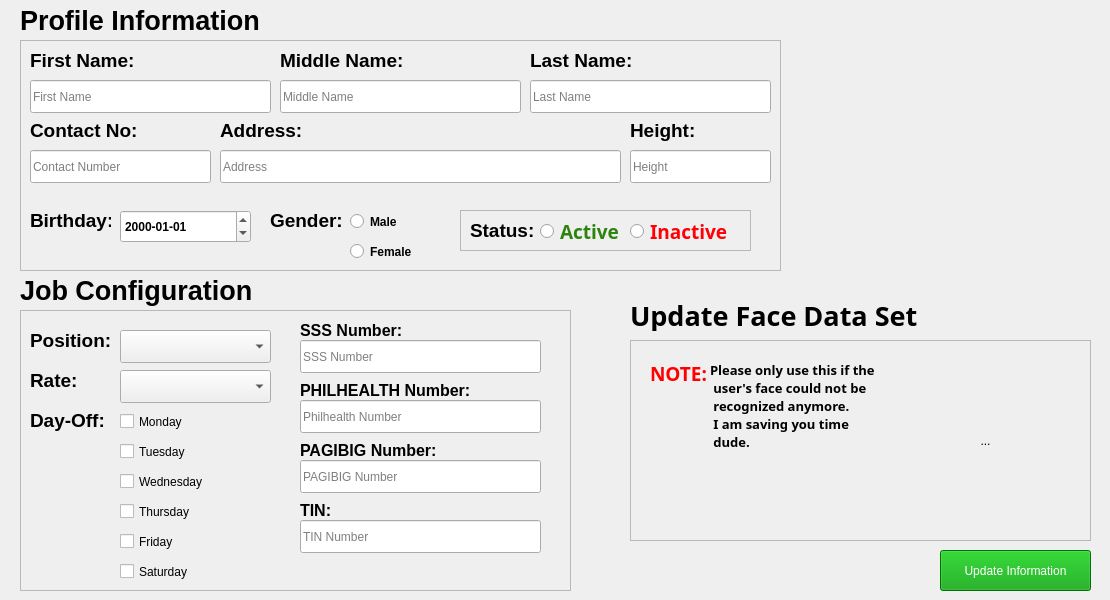
    <widget class="QWidget" name="tab_3">
     <attribute name="icon">
      <iconset>
       <normaloff>../icons/settings2.png</normaloff>../icons/settings2.png</iconset>
     </attribute>
     <attribute name="title">
      <string>Settings and Configurations</string>
     </attribute>
     <widget class="QPushButton" name="update_btn">
      <property name="geometry">
       <rect>
        <x>940</x>
        <y>550</y>
        <width>151</width>
        <height>41</height>
       </rect>
      </property>
      <property name="focusPolicy">
       <enum>Qt::TabFocus</enum>
      </property>
      <property name="styleSheet">
       <string notr="true">color: #fff;
background-color: rgb(0, 156, 5);
font: 14px/20px &quot;Helvetica Neue&quot;,Helvetica,Arial,sans-serif;</string>
      </property>
      <property name="text">
       <string>Update Information</string>
      </property>
      <property name="iconSize">
       <size>
        <width>30</width>
        <height>30</height>
       </size>
      </property>
     </widget>
     <widget class="QLabel" name="label_8">
      <property name="geometry">
       <rect>
        <x>630</x>
        <y>300</y>
        <width>291</width>
        <height>31</height>
       </rect>
      </property>
      <property name="font">
       <font>
        <family>Noto Sans</family>
        <pointsize>20</pointsize>
        <weight>75</weight>
        <bold>true</bold>
        <underline>false</underline>
       </font>
      </property>
      <property name="text">
       <string>Update Face Data Set</string>
      </property>
     </widget>
     <widget class="QFrame" name="generalInfo_frame_2">
      <property name="geometry">
       <rect>
        <x>20</x>
        <y>310</y>
        <width>551</width>
        <height>281</height>
       </rect>
      </property>
      <property name="frameShape">
       <enum>QFrame::StyledPanel</enum>
      </property>
      <property name="frameShadow">
       <enum>QFrame::Raised</enum>
      </property>
      <widget class="QLineEdit" name="pagibig_txt">
       <property name="geometry">
        <rect>
         <x>280</x>
         <y>150</y>
         <width>241</width>
         <height>33</height>
        </rect>
       </property>
       <property name="placeholderText">
        <string>PAGIBIG Number</string>
       </property>
      </widget>
      <widget class="QLabel" name="label_11">
       <property name="geometry">
        <rect>
         <x>10</x>
         <y>20</y>
         <width>81</width>
         <height>21</height>
        </rect>
       </property>
       <property name="font">
        <font>
         <family>Arial</family>
         <pointsize>14</pointsize>
         <weight>75</weight>
         <bold>true</bold>
        </font>
       </property>
       <property name="text">
        <string>Position:</string>
       </property>
      </widget>
      <widget class="QComboBox" name="position_combo">
       <property name="geometry">
        <rect>
         <x>100</x>
         <y>20</y>
         <width>151</width>
         <height>33</height>
        </rect>
       </property>
      </widget>
      <widget class="QLabel" name="label_13">
       <property name="geometry">
        <rect>
         <x>10</x>
         <y>100</y>
         <width>81</width>
         <height>21</height>
        </rect>
       </property>
       <property name="font">
        <font>
         <family>Arial</family>
         <pointsize>14</pointsize>
         <weight>75</weight>
         <bold>true</bold>
        </font>
       </property>
       <property name="text">
        <string>Day-Off:</string>
       </property>
      </widget>
      <widget class="QLabel" name="label_12">
       <property name="geometry">
        <rect>
         <x>10</x>
         <y>60</y>
         <width>51</width>
         <height>21</height>
        </rect>
       </property>
       <property name="font">
        <font>
         <family>Arial</family>
         <pointsize>14</pointsize>
         <weight>75</weight>
         <bold>true</bold>
        </font>
       </property>
       <property name="text">
        <string>Rate:</string>
       </property>
      </widget>
      <widget class="QLineEdit" name="sss_txt">
       <property name="geometry">
        <rect>
         <x>280</x>
         <y>30</y>
         <width>241</width>
         <height>33</height>
        </rect>
       </property>
       <property name="placeholderText">
        <string>SSS Number</string>
       </property>
      </widget>
      <widget class="QLineEdit" name="philhealth_txt">
       <property name="geometry">
        <rect>
         <x>280</x>
         <y>90</y>
         <width>241</width>
         <height>33</height>
        </rect>
       </property>
       <property name="placeholderText">
        <string>Philhealth Number</string>
       </property>
      </widget>
      <widget class="QLineEdit" name="tin_txt">
       <property name="geometry">
        <rect>
         <x>280</x>
         <y>210</y>
         <width>241</width>
         <height>33</height>
        </rect>
       </property>
       <property name="placeholderText">
        <string>TIN Number</string>
       </property>
      </widget>
      <widget class="QComboBox" name="rate_combo">
       <property name="geometry">
        <rect>
         <x>100</x>
         <y>60</y>
         <width>151</width>
         <height>33</height>
        </rect>
       </property>
      </widget>
      <widget class="QLabel" name="label_26">
       <property name="geometry">
        <rect>
         <x>280</x>
         <y>10</y>
         <width>131</width>
         <height>21</height>
        </rect>
       </property>
       <property name="font">
        <font>
         <family>Arial</family>
         <pointsize>12</pointsize>
         <weight>75</weight>
         <bold>true</bold>
        </font>
       </property>
       <property name="text">
        <string>SSS Number:</string>
       </property>
      </widget>
      <widget class="QLabel" name="label_27">
       <property name="geometry">
        <rect>
         <x>280</x>
         <y>70</y>
         <width>181</width>
         <height>21</height>
        </rect>
       </property>
       <property name="font">
        <font>
         <family>Arial</family>
         <pointsize>12</pointsize>
         <weight>75</weight>
         <bold>true</bold>
        </font>
       </property>
       <property name="text">
        <string>PHILHEALTH Number:</string>
       </property>
      </widget>
      <widget class="QLabel" name="label_28">
       <property name="geometry">
        <rect>
         <x>280</x>
         <y>130</y>
         <width>151</width>
         <height>21</height>
        </rect>
       </property>
       <property name="font">
        <font>
         <family>Arial</family>
         <pointsize>12</pointsize>
         <weight>75</weight>
         <bold>true</bold>
        </font>
       </property>
       <property name="text">
        <string>PAGIBIG Number:</string>
       </property>
      </widget>
      <widget class="QLabel" name="label_29">
       <property name="geometry">
        <rect>
         <x>280</x>
         <y>190</y>
         <width>131</width>
         <height>21</height>
        </rect>
       </property>
       <property name="font">
        <font>
         <family>Arial</family>
         <pointsize>12</pointsize>
         <weight>75</weight>
         <bold>true</bold>
        </font>
       </property>
       <property name="text">
        <string>TIN:</string>
       </property>
      </widget>
      <widget class="QCheckBox" name="checkBox_tue">
       <property name="geometry">
        <rect>
         <x>100</x>
         <y>130</y>
         <width>90</width>
         <height>23</height>
        </rect>
       </property>
       <property name="text">
        <string>Tuesday</string>
       </property>
      </widget>
      <widget class="QCheckBox" name="checkBox_wed">
       <property name="geometry">
        <rect>
         <x>100</x>
         <y>160</y>
         <width>111</width>
         <height>23</height>
        </rect>
       </property>
       <property name="text">
        <string>Wednesday</string>
       </property>
      </widget>
      <widget class="QCheckBox" name="checkBox_sat">
       <property name="geometry">
        <rect>
         <x>100</x>
         <y>250</y>
         <width>90</width>
         <height>23</height>
        </rect>
       </property>
       <property name="text">
        <string>Saturday</string>
       </property>
      </widget>
      <widget class="QCheckBox" name="checkBox_fri">
       <property name="geometry">
        <rect>
         <x>100</x>
         <y>220</y>
         <width>90</width>
         <height>23</height>
        </rect>
       </property>
       <property name="text">
        <string>Friday</string>
       </property>
      </widget>
      <widget class="QCheckBox" name="checkBox_mon">
       <property name="geometry">
        <rect>
         <x>100</x>
         <y>100</y>
         <width>90</width>
         <height>23</height>
        </rect>
       </property>
       <property name="text">
        <string>Monday</string>
       </property>
      </widget>
      <widget class="QCheckBox" name="checkBox_thu">
       <property name="geometry">
        <rect>
         <x>100</x>
         <y>190</y>
         <width>90</width>
         <height>23</height>
        </rect>
       </property>
       <property name="text">
        <string>Thursday</string>
       </property>
      </widget>
     </widget>
     <widget class="QFrame" name="basicInfo_frame">
      <property name="geometry">
       <rect>
        <x>20</x>
        <y>40</y>
        <width>761</width>
        <height>231</height>
       </rect>
      </property>
      <property name="frameShape">
       <enum>QFrame::StyledPanel</enum>
      </property>
      <property name="frameShadow">
       <enum>QFrame::Raised</enum>
      </property>
      <widget class="QLineEdit" name="lname_txt">
       <property name="geometry">
        <rect>
         <x>510</x>
         <y>40</y>
         <width>241</width>
         <height>33</height>
        </rect>
       </property>
       <property name="placeholderText">
        <string>Last Name</string>
       </property>
      </widget>
      <widget class="QLineEdit" name="mname_txt">
       <property name="geometry">
        <rect>
         <x>260</x>
         <y>40</y>
         <width>241</width>
         <height>33</height>
        </rect>
       </property>
       <property name="placeholderText">
        <string>Middle Name</string>
       </property>
      </widget>
      <widget class="QLineEdit" name="fname_txt">
       <property name="geometry">
        <rect>
         <x>10</x>
         <y>40</y>
         <width>241</width>
         <height>33</height>
        </rect>
       </property>
       <property name="placeholderText">
        <string>First Name</string>
       </property>
      </widget>
      <widget class="QLineEdit" name="address_txt">
       <property name="geometry">
        <rect>
         <x>200</x>
         <y>110</y>
         <width>401</width>
         <height>33</height>
        </rect>
       </property>
       <property name="placeholderText">
        <string>Address</string>
       </property>
      </widget>
      <widget class="QDateEdit" name="birthday_txt">
       <property name="geometry">
        <rect>
         <x>100</x>
         <y>170</y>
         <width>131</width>
         <height>33</height>
        </rect>
       </property>
       <property name="font">
        <font>
         <family>Arial</family>
         <weight>75</weight>
         <bold>true</bold>
        </font>
       </property>
       <property name="displayFormat">
        <string>yyyy-MM-dd</string>
       </property>
      </widget>
      <widget class="QLabel" name="label_15">
       <property name="geometry">
        <rect>
         <x>10</x>
         <y>170</y>
         <width>81</width>
         <height>21</height>
        </rect>
       </property>
       <property name="font">
        <font>
         <family>Arial</family>
         <pointsize>14</pointsize>
         <weight>75</weight>
         <bold>true</bold>
        </font>
       </property>
       <property name="text">
        <string>Birthday:</string>
       </property>
      </widget>
      <widget class="QRadioButton" name="male_radio">
       <property name="geometry">
        <rect>
         <x>330</x>
         <y>170</y>
         <width>107</width>
         <height>23</height>
        </rect>
       </property>
       <property name="font">
        <font>
         <family>Arial</family>
         <weight>75</weight>
         <bold>true</bold>
        </font>
       </property>
       <property name="text">
        <string>Male</string>
       </property>
      </widget>
      <widget class="QRadioButton" name="female_radio">
       <property name="geometry">
        <rect>
         <x>330</x>
         <y>200</y>
         <width>107</width>
         <height>23</height>
        </rect>
       </property>
       <property name="font">
        <font>
         <family>Arial</family>
         <weight>75</weight>
         <bold>true</bold>
        </font>
       </property>
       <property name="text">
        <string>Female</string>
       </property>
      </widget>
      <widget class="QLabel" name="label_16">
       <property name="geometry">
        <rect>
         <x>250</x>
         <y>170</y>
         <width>81</width>
         <height>21</height>
        </rect>
       </property>
       <property name="font">
        <font>
         <family>Arial</family>
         <pointsize>14</pointsize>
         <weight>75</weight>
         <bold>true</bold>
        </font>
       </property>
       <property name="text">
        <string>Gender:</string>
       </property>
      </widget>
      <widget class="QLineEdit" name="height_txt">
       <property name="geometry">
        <rect>
         <x>610</x>
         <y>110</y>
         <width>141</width>
         <height>33</height>
        </rect>
       </property>
       <property name="placeholderText">
        <string>Height</string>
       </property>
      </widget>
      <widget class="QLineEdit" name="contact_txt">
       <property name="geometry">
        <rect>
         <x>10</x>
         <y>110</y>
         <width>181</width>
         <height>33</height>
        </rect>
       </property>
       <property name="placeholderText">
        <string>Contact Number</string>
       </property>
      </widget>
      <widget class="QFrame" name="frame_5">
       <property name="geometry">
        <rect>
         <x>440</x>
         <y>170</y>
         <width>291</width>
         <height>41</height>
        </rect>
       </property>
       <property name="frameShape">
        <enum>QFrame::StyledPanel</enum>
       </property>
       <property name="frameShadow">
        <enum>QFrame::Raised</enum>
       </property>
       <widget class="QRadioButton" name="inactive_radio">
        <property name="geometry">
         <rect>
          <x>170</x>
          <y>10</y>
          <width>101</width>
          <height>23</height>
         </rect>
        </property>
        <property name="font">
         <font>
          <family>Noto Sans</family>
          <pointsize>14</pointsize>
          <weight>75</weight>
          <bold>true</bold>
         </font>
        </property>
        <property name="styleSheet">
         <string notr="true">color: rgb(255, 0, 4);</string>
        </property>
        <property name="text">
         <string>Inactive</string>
        </property>
       </widget>
       <widget class="QLabel" name="label_19">
        <property name="geometry">
         <rect>
          <x>10</x>
          <y>10</y>
          <width>81</width>
          <height>21</height>
         </rect>
        </property>
        <property name="font">
         <font>
          <family>Arial</family>
          <pointsize>14</pointsize>
          <weight>75</weight>
          <bold>true</bold>
         </font>
        </property>
        <property name="text">
         <string>Status:</string>
        </property>
       </widget>
       <widget class="QRadioButton" name="active_radio">
        <property name="geometry">
         <rect>
          <x>80</x>
          <y>10</y>
          <width>101</width>
          <height>23</height>
         </rect>
        </property>
        <property name="font">
         <font>
          <family>Noto Sans</family>
          <pointsize>14</pointsize>
          <weight>75</weight>
          <bold>true</bold>
         </font>
        </property>
        <property name="styleSheet">
         <string notr="true">color: rgb(45, 132, 13);</string>
        </property>
        <property name="text">
         <string>Active</string>
        </property>
       </widget>
      </widget>
      <widget class="QLabel" name="label_20">
       <property name="geometry">
        <rect>
         <x>10</x>
         <y>10</y>
         <width>111</width>
         <height>21</height>
        </rect>
       </property>
       <property name="font">
        <font>
         <family>Arial</family>
         <pointsize>14</pointsize>
         <weight>75</weight>
         <bold>true</bold>
        </font>
       </property>
       <property name="text">
        <string>First Name:</string>
       </property>
      </widget>
      <widget class="QLabel" name="label_21">
       <property name="geometry">
        <rect>
         <x>260</x>
         <y>10</y>
         <width>131</width>
         <height>21</height>
        </rect>
       </property>
       <property name="font">
        <font>
         <family>Arial</family>
         <pointsize>14</pointsize>
         <weight>75</weight>
         <bold>true</bold>
        </font>
       </property>
       <property name="text">
        <string>Middle Name:</string>
       </property>
      </widget>
      <widget class="QLabel" name="label_22">
       <property name="geometry">
        <rect>
         <x>510</x>
         <y>10</y>
         <width>111</width>
         <height>21</height>
        </rect>
       </property>
       <property name="font">
        <font>
         <family>Arial</family>
         <pointsize>14</pointsize>
         <weight>75</weight>
         <bold>true</bold>
        </font>
       </property>
       <property name="text">
        <string>Last Name:</string>
       </property>
      </widget>
      <widget class="QLabel" name="label_23">
       <property name="geometry">
        <rect>
         <x>10</x>
         <y>80</y>
         <width>121</width>
         <height>21</height>
        </rect>
       </property>
       <property name="font">
        <font>
         <family>Arial</family>
         <pointsize>14</pointsize>
         <weight>75</weight>
         <bold>true</bold>
        </font>
       </property>
       <property name="text">
        <string>Contact No:</string>
       </property>
      </widget>
      <widget class="QLabel" name="label_24">
       <property name="geometry">
        <rect>
         <x>200</x>
         <y>80</y>
         <width>81</width>
         <height>21</height>
        </rect>
       </property>
       <property name="font">
        <font>
         <family>Arial</family>
         <pointsize>14</pointsize>
         <weight>75</weight>
         <bold>true</bold>
        </font>
       </property>
       <property name="text">
        <string>Address:</string>
       </property>
      </widget>
      <widget class="QLabel" name="label_25">
       <property name="geometry">
        <rect>
         <x>610</x>
         <y>80</y>
         <width>81</width>
         <height>21</height>
        </rect>
       </property>
       <property name="font">
        <font>
         <family>Arial</family>
         <pointsize>14</pointsize>
         <weight>75</weight>
         <bold>true</bold>
        </font>
       </property>
       <property name="text">
        <string>Height:</string>
       </property>
      </widget>
     </widget>
     <widget class="QLabel" name="label_14">
      <property name="geometry">
       <rect>
        <x>20</x>
        <y>0</y>
        <width>241</width>
        <height>41</height>
       </rect>
      </property>
      <property name="font">
       <font>
        <family>Arial</family>
        <pointsize>20</pointsize>
        <weight>75</weight>
        <bold>true</bold>
       </font>
      </property>
      <property name="text">
       <string>Profile Information</string>
      </property>
     </widget>
     <widget class="QLabel" name="label_9">
      <property name="geometry">
       <rect>
        <x>20</x>
        <y>270</y>
        <width>231</width>
        <height>41</height>
       </rect>
      </property>
      <property name="font">
       <font>
        <family>Arial</family>
        <pointsize>20</pointsize>
        <weight>75</weight>
        <bold>true</bold>
       </font>
      </property>
      <property name="text">
       <string>Job Configurations</string>
      </property>
     </widget>
     <widget class="QLabel" name="label_18">
      <property name="geometry">
       <rect>
        <x>980</x>
        <y>70</y>
        <width>121</width>
        <height>141</height>
       </rect>
      </property>
      <property name="text">
       <string/>
      </property>
      <property name="pixmap">
       <pixmap>../icons/settings2.png</pixmap>
      </property>
      <property name="scaledContents">
       <bool>true</bool>
      </property>
     </widget>
     <widget class="QFrame" name="frame_4">
      <property name="geometry">
       <rect>
        <x>630</x>
        <y>340</y>
        <width>461</width>
        <height>201</height>
       </rect>
      </property>
      <property name="frameShape">
       <enum>QFrame::StyledPanel</enum>
      </property>
      <property name="frameShadow">
       <enum>QFrame::Raised</enum>
      </property>
      <widget class="QLabel" name="label_17">
       <property name="geometry">
        <rect>
         <x>20</x>
         <y>20</y>
         <width>61</width>
         <height>21</height>
        </rect>
       </property>
       <property name="font">
        <font>
         <family>Noto Sans</family>
         <pointsize>14</pointsize>
         <weight>75</weight>
         <bold>true</bold>
        </font>
       </property>
       <property name="text">
        <string>&lt;html&gt;&lt;head/&gt;&lt;body&gt;&lt;p&gt;&lt;span style=&quot; color:#ff0000;&quot;&gt;NOTE: &lt;/span&gt;&lt;/p&gt;&lt;/body&gt;&lt;/html&gt;</string>
       </property>
      </widget>
      <widget class="QLabel" name="label_10">
       <property name="geometry">
        <rect>
         <x>80</x>
         <y>20</y>
         <width>171</width>
         <height>91</height>
        </rect>
       </property>
       <property name="font">
        <font>
         <family>Noto Sans</family>
         <pointsize>10</pointsize>
         <weight>75</weight>
         <bold>true</bold>
        </font>
       </property>
       <property name="text">
        <string>Please only use this if the
 user's face could not be
 recognized anymore.
 I am saving you time
 dude.</string>
       </property>
      </widget>
      <widget class="QToolButton" name="train_btn">
       <property name="geometry">
        <rect>
         <x>270</x>
         <y>20</y>
         <width>171</width>
         <height>161</height>
        </rect>
       </property>
       <property name="styleSheet">
        <string notr="true">QToolButton{border: None;}</string>
       </property>
       <property name="text">
        <string>...</string>
       </property>
       <property name="icon">
        <iconset>
         <normaloff>../icons/facerecoglogo.png</normaloff>../icons/facerecoglogo.png</iconset>
       </property>
       <property name="iconSize">
        <size>
         <width>200</width>
         <height>200</height>
        </size>
       </property>
      </widget>
     </widget>
    </widget>
